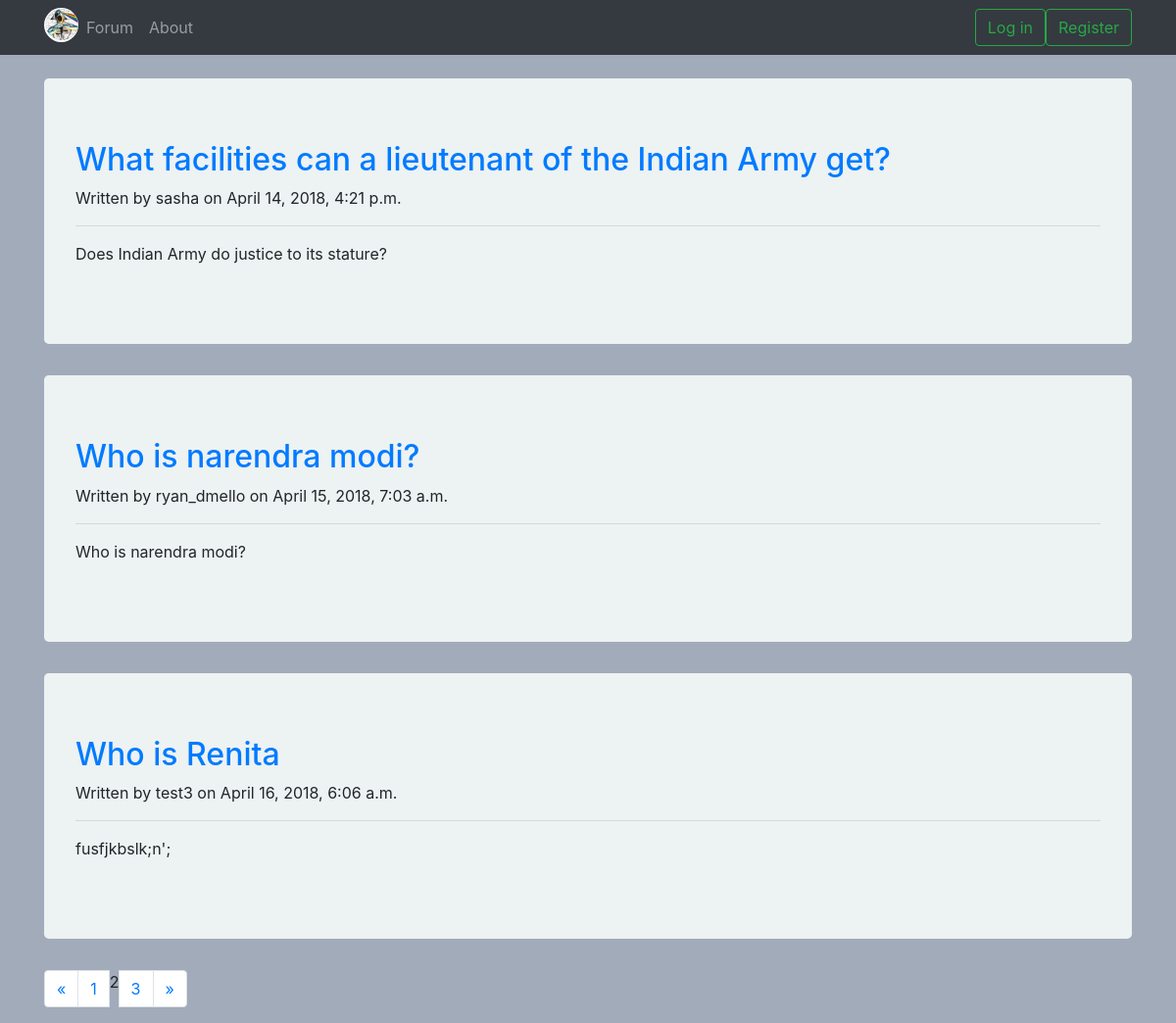
The page /account/?page=2 on the database its author committed.
### home/models.py (models this page shows, shortened)
class Question(models.Model):
    title = models.CharField(max_length=264)
    slug = models.SlugField(max_length=264)
    content = models.TextField(default='')
    author = models.ForeignKey(User, related_name='questions', on_delete=models.CASCADE)
    published = models.DateTimeField(default=timezone.now)
    def get_absolute_url(self):
        return reverse('home:view_question', args=[self.slug])

### home/views.py (the view)
# urls.py: path('',views.list_of_questions,name='testpage'),
def list_of_questions(request):
    question=Question.objects.all()
    paginator=Paginator(question, 3)
    page = request.GET.get('page')
    try:
        questions=paginator.page(page)
    except PageNotAnInteger:
        questions=paginator.page(1)
    except EmptyPage:
        questions=paginator.page(paginator.num_pages)
    return render(request, 'home/dashboard.html', {'questions':questions, 'page':page} )

### templates/home/dashboard.html (shortened to what this page needs)
{% extends 'base.html' %}
{% block body %}
<br>
  <div class="container">
      {% for question in questions %}
<div class="jumbotron" style="background-color:#edf2f2">
        <h2><a href ="{{ question.get_absolute_url }}">{{ question.title }}</a></h2>
        <p>Written by {{ question.author }} on {{ question.published }}</p>
        <hr>
        {{ question.content|truncatewords:40|linebreaks }}
        </div>
      {% endfor %}
      {% include 'paginator.html' with page=questions %}
      </div>
{% endblock %}

### templates/base.html (style rules this page uses)
body { background-color: #a1abba }

### rows shown on the page
Question: title "What facilities can a lieutenant of the Indian Army get?", author "sasha", published "April 14, 2018, 4:21 p.m.", content "Does Indian Army do justice to its stature?"
Question: title "Who is narendra modi?", author "ryan_dmello", published "April 15, 2018, 7:03 a.m.", content "Who is narendra modi?"
Question: title "Who is Renita", author "test3", published "April 16, 2018, 6:06 a.m.", content "fusfjkbslk;n';"

### other values the page prints
{{ pages }} "1" "3"
{{ pages }} "2"
